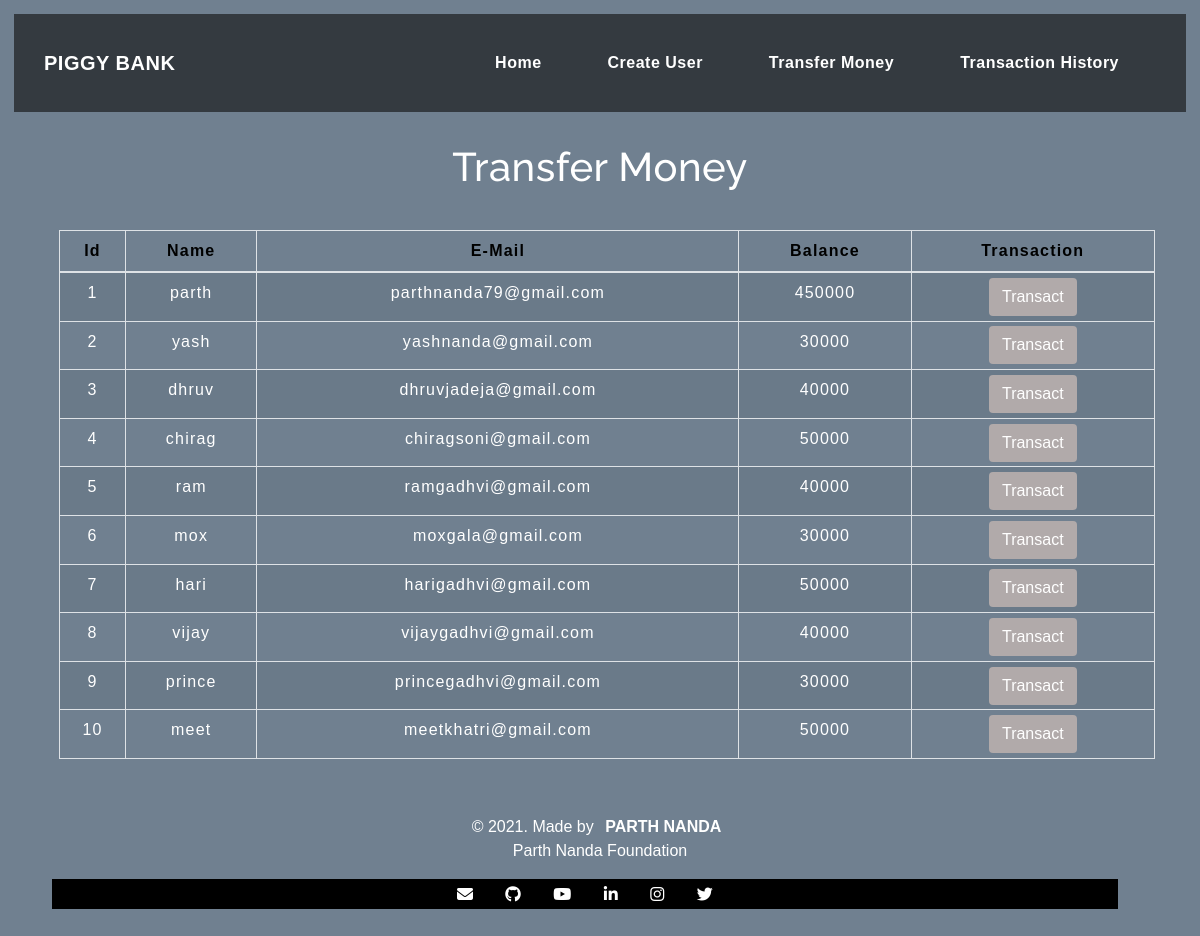
The app's page /transfermoney.php with its own data.
### tables this page shows
CREATE TABLE `users` (
  `id` int(3) NOT NULL,
  `name` text NOT NULL,
  `email` varchar(30) NOT NULL,
  `balance` int(8) NOT NULL
);

### transfermoney.php (the view, shortened to what this page needs)
<!DOCTYPE html>
<html lang="en">
<head>
    <link rel="stylesheet" href="https://maxcdn.bootstrapcdn.com/bootstrap/4.0.0/css/bootstrap.min.css">
    <link rel="stylesheet" type="text/css" href="css/table.css">
    <link rel="stylesheet" type="text/css" href="css/navbar.css">
</head>
<body style="background-color : slategrey;">
<?php
    include 'config.php';
    $sql = "SELECT * FROM users";
    $result = mysqli_query($conn,$sql);
?>
<?php
  include 'navbar.php';
?>
<div class="container">
        <h2 class="text-center pt-4" style="color : white;">Transfer Money</h2>
        <br>
                    <div class="table-responsive-sm">
                    <table class="table table-hover table-sm table-striped table-condensed table-bordered" style="border-color:black;">
                        <thead style="color : black;">
                            <tr>
                            <th scope="col" class="text-center py-2">Id</th>
                            <th scope="col" class="text-center py-2">Name</th>
                            <th scope="col" class="text-center py-2">E-Mail</th>
                            <th scope="col" class="text-center py-2">Balance</th>
                            <th scope="col" class="text-center py-2">Transaction</th>
                            </tr>
                        </thead>
                        <tbody>
                <?php
                    while($rows=mysqli_fetch_assoc($result)){
                ?>
                    <tr style="color : white;">
                        <td class="py-2"><?php echo $rows['id'] ?></td>
                        <td class="py-2"><?php echo $rows['name']?></td>
                        <td class="py-2"><?php echo $rows['email']?></td>
                        <td class="py-2"><?php echo $rows['balance']?></td>
                        <td><a href="selecteduserdetail.php?id= <?php echo $rows['id'] ;?>"> <button type="button" class="btn" style="background-color : #b1aaaa  ; color: white; ">Transact</button></a></td>
                    </tr>
                <?php
                    }
                ?>
                        </tbody>
                    </table>
                </div>
         </div>
         <footer class="text-center mt-5 py-2"  style="color : white;">
            <p>&copy 2021. Made by <b> PARTH NANDA</b> <br> Parth Nanda Foundation</p>
            <?php
  include 'footer.php';
  ?>
        </footer>
</body>
</html>

### navbar.php (shortened to what this page needs)
<nav class="navbar navbar-expand-md navbar-dark bg-dark ">
<a class="navbar-brand" href="index.php" style="color : white;"><b> PIGGY BANK</b></a>
<div class="collapse navbar-collapse" id="collapsibleNavbar">
      <ul class="navbar-nav ml-auto">
        <li class="nav-item">
          <a class="nav-link" href="index.php" style="color : white;"><b>Home</b></a>
        </li>
        <li class="nav-item">
          <a class="nav-link" href="createuser.php" style="color : white;"><b>Create User</b></a>
        </li>
        <li class="nav-item">
          <a class="nav-link" href="transfermoney.php" style="color : white;"><b>Transfer Money</b></a>
        </li>
        <li class="nav-item">
          <a class="nav-link" href="transactionhistory.php" style="color : white;"><b>Transaction History</b></a>
        </li>
    </div>
 </nav>

### footer.php (shortened to what this page needs)
<link rel="stylesheet" type="text/css" href="css/footer.css">
<footer>
<div class="container"  >
                <div class="icons" >
                  <a href="mailto:parthnanda49@gmail.com>">
                    <i class="fa fa-envelope" title="Email"></i>
                  </a>
                  <a href="https://github.com/parthnanda7">
                    <i class="fa fa-github" title="Github"></i>
                  </a>
                  <a href="https://youtube.com/channel/UCsfYekEZiZkoTZze0grRCPg">
                    <i class="fa fa-youtube" title="youtube"></i>
                  </a>
                  <a href="http://linkedin.com/in/parth-nanda-890545200">
                    <i class="fa fa-linkedin" title="LinkedIn"></i>
                  </a>
                  <a href="https://instagram.com/parth____99">
                    <i class="fa fa-instagram" title="instagram"></i>
                  </a>
                  <a href="https://twitter.com/parthnanda3?s=11">
                    <i class="fa fa-twitter" title="twitter"></i>
                  </a>
                </div>
</div>
</footer>

### css/table.css (style rules this page uses)
* { padding: 0; margin: 0; box-sizing: border-box; font-family: sans-serif; }
h2 { font-size: 40px; }
table { letter-spacing: 1.2px; }
td { text-align: center; }
button { border:none; background: #d9d9d9; transition: 1s; }

### css/navbar.css (style rules this page uses)
.nav-link { margin-right: 15px; color:#2F363F; letter-spacing: 0.5px; transition: 0.5s; }
.navbar-brand { color: #4C4B4B; letter-spacing: 0.5px; }
h2 { color: #4C4B4B; letter-spacing: 0.5px; font-family: raleway; }

### css/footer.css (style rules this page uses)
* { padding: 0;; margin: 7px; }
.icons { background-color: black; width: 96%; }
.fa { color: #ffffff; }

### transfermoney.php (style rules this page uses)
button { transition: 1.5s; }

### records on screen
users: id "1", name "parth", email "parthnanda79@gmail.com", balance "450000"
users: id "2", name "yash", email "yashnanda@gmail.com", balance "30000"
users: id "3", name "dhruv", email "dhruvjadeja@gmail.com", balance "40000"
users: id "4", name "chirag", email "chiragsoni@gmail.com", balance "50000"
users: id "5", name "ram", email "ramgadhvi@gmail.com", balance "40000"
users: id "6", name "mox", email "moxgala@gmail.com", balance "30000"
users: id "7", name "hari", email "harigadhvi@gmail.com", balance "50000"
users: id "8", name "vijay", email "vijaygadhvi@gmail.com", balance "40000"
users: id "9", name "prince", email "princegadhvi@gmail.com", balance "30000"
users: id "10", name "meet", email "meetkhatri@gmail.com", balance "50000"
